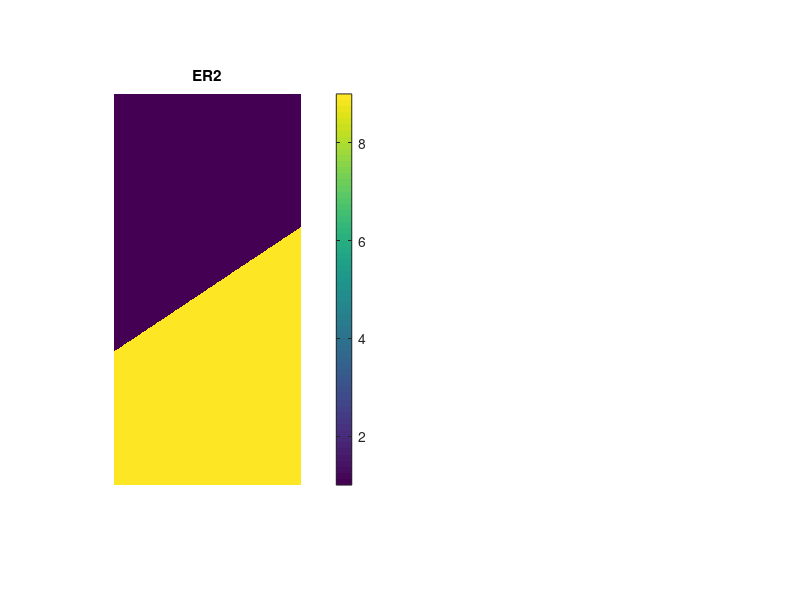

Here is the MATLAB script that generated this plot: (Note: this script raises an error after producing the figure.)
% Chapter8_sawtooth.m

% INITIALIZE MATLAB
close all;
clc;
clear all;

% UNITS
degrees     = pi/180;
meters      = 1;
centimeters = 1e-2 * meters;
millimeters = 1e-3 * meters;
micrometers = 1e-6 * meters;
nanometers  = 1e-9 * meters;
inches      = 2.54 * centimeters;
feet        = 12 * inches;
seconds     = 1;
hertz       = 1/seconds;
kilohertz   = 1e3 * hertz;
megahertz   = 1e6 * hertz;
gigahertz   = 1e9 * hertz;
terahertz   = 1e12 * hertz;
petahertz   = 1e15 * hertz;

% CONSTANTS
e0 = 8.85418782e-12 * 1/meters;
u0 = 1.25663706e-6 * 1/meters;
N0 = sqrt(u0/e0);
c0 = 299792458 * meters/seconds;

%%%%%%%%%%%%%%%%%%%%%%%%%%%%%%%%%%%%%%%%%%%%%%%%%%%%%%%%%
%% DASHBOARD
%%%%%%%%%%%%%%%%%%%%%%%%%%%%%%%%%%%%%%%%%%%%%%%%%%%%%%%%%

% DEFINE PLANE WAVE SOURCE PARAMETERS
f0    = 30.0 * gigahertz;
theta = 30*degrees;
lam0  = c0/f0;
k0    = 2*pi/lam0;
MODE  = 'E';

% DEFINE DIFFRACTION GRATING PARAMETERS
L   = 1.5 * centimeters;
d   = 1.0 * centimeters;
er1 = 1.0;
er2 = 9.0;

% DEFINE FDFD PARAMETERS
NRES   = 100;
SPACER = lam0*[1 1];
NPML   = [20 20];
ermax  = max([er1 er2]);
nmax   = sqrt(ermax);

%%%%%%%%%%%%%%%%%%%%%%%%%%%%%%%%%%%%%%%%%%%%%%%%%%%%%%%%%
%% CALCULATE OPTIMIZED GRID
%%%%%%%%%%%%%%%%%%%%%%%%%%%%%%%%%%%%%%%%%%%%%%%%%%%%%%%%%

% GRID RESOLUTION
dx = lam0/nmax/NRES;
dy = lam0/nmax/NRES;

% SNAP GRID TO CRITICAL DIMENSIONS
nx = ceil(L/dx);
dx = L/nx;

ny = ceil(d/dy);
dy = d/ny;

% GRID SIZE
Sx = L;
Nx = ceil(Sx/dx);
Sx = Nx*dx;

Sy = SPACER(1) + d + SPACER(2);
Ny = NPML(1) + ceil(Sy/dy) + NPML(1);
Sy = Ny*dy;

% 2X GRID
Nx2 = 2*Nx;             dx2 = dx/2;
Ny2 = 2*Ny;             dy2 = dy/2;

% CALCULATE AXIS VECTORS
xa = [1:Nx]*dx;
ya = [1:Ny]*dy;
[Y,X] = meshgrid(ya,xa);
xa2 = [1:Nx2]*dx2;
ya2 = [1:Ny2]*dy2;

%%%%%%%%%%%%%%%%%%%%%%%%%%%%%%%%%%%%%%%%%%%%%%%%%%%%%%%%%
%% BUILD DIFFRACTION GRATING
%%%%%%%%%%%%%%%%%%%%%%%%%%%%%%%%%%%%%%%%%%%%%%%%%%%%%%%%%

% INITIALIZE TO AIR
ER2 = er1*ones(Nx2,Ny2);
UR2 = ones(Nx2,Ny2);
 
% BUILD SAWTOOTH
ny1 = 2*NPML(1) + round(SPACER(1)/dy2) + 1;
ny2 = ny1 + round(d/dy2) - 1;
for ny = ny1 : ny2
    f = (ny - ny1 + 1)/(ny2 - ny1 + 1);
    nx = round(f*L/dx2);
    ER2(Nx2-nx+1:Nx2,ny) = er2;
end
 
% ADD SUBSTRATE
ER2(:,ny2+1:Ny2) = er2;
 
% SHOW DIFFRACTION GRATING
subplot(121);
imagesc(xa2,ya2,ER2.');
axis equal tight off;
colorbar;
title('ER2');

% INCORPORATE PML
[ERxx,ERyy,ERzz,URxx,URyy,URzz] ...
                    = addupml2d(ER2,UR2,[0 0 NPML]);

% DIAGONALIZE MATERIAL TENSORS
ERxx = diag(sparse(ERxx(:)));
ERyy = diag(sparse(ERyy(:)));
ERzz = diag(sparse(ERzz(:)));
URxx = diag(sparse(URxx(:)));
URyy = diag(sparse(URyy(:)));
URzz = diag(sparse(URzz(:)));

%%%%%%%%%%%%%%%%%%%%%%%%%%%%%%%%%%%%%%%%%%%%%%%%%%%%%%%%%
%% PERFORM FDFD ANALYSIS
%%%%%%%%%%%%%%%%%%%%%%%%%%%%%%%%%%%%%%%%%%%%%%%%%%%%%%%%%

% INCIDENT WAVE VECTOR
nsrc  = sqrt(UR2(1,1)*ER2(1,1));
kxinc = k0*nsrc*sin(theta);
kyinc = k0*nsrc*cos(theta);
kinc  = [ kxinc ; kyinc ];

% BUILD DERIVATIVE MATRICES
NS  = [Nx Ny];
RES = [dx dy];
BC  = [1 0];
[DEX,DEY,DHX,DHY] = yeeder2d(NS,k0*RES,BC,kinc/k0);
        
% BUILD WAVE MATRIX
if MODE == 'E'
    A = DHX/URyy*DEX + DHY/URxx*DEY + ERzz;
else
    A = DEX/ERyy*DHX + DEY/ERxx*DHY + URzz;
end

% CALCULATE SOURCE FIELD
fsrc  = exp(-1i*(kxinc*X + kyinc*Y));

% CALCULATE SCATTERED-FIELD MASKING MATRIX
ny = NPML(1) + 2;
Q  = zeros(Nx,Ny);
Q(:,1:ny) = 1;
Q  = diag(sparse(Q(:)));

% CALCULATE SOURCE VECTOR
b = (Q*A - A*Q)*fsrc(:);

% SOLVE FOR FIELD
f = A\b;
f = reshape(f,Nx,Ny);

% SHOW FIELD
subplot(122);
pcolor(xa,ya,real(f).');
shading interp;
axis equal tight;
set(gca,'YDir','reverse');
caxis([-1 1]);
colorbar;

%%%%%%%%%%%%%%%%%%%%%%%%%%%%%%%%%%%%%%%%%%%%%%%%%%%%%%%%%
%% ANALYZE REFLECTION AND TRANSMISSION
%%%%%%%%%%%%%%%%%%%%%%%%%%%%%%%%%%%%%%%%%%%%%%%%%%%%%%%%%

% EXTRACT MATERIAL PROPERTIES IN EXTERNAL REGIONS
urref = UR2(1,1);
urtrn = UR2(1,Ny2);
erref = ER2(1,1);
ertrn = ER2(1,Ny2);
nref  = sqrt(urref*erref);
ntrn  = sqrt(urtrn*ertrn);

% CALCULATE WAVE VECTOR COMPONENTS
m     = [-floor(Nx/2):+floor((Nx-1)/2)].';
kx    = kxinc - m*2*pi/Sx;
kyref = sqrt((k0*nref)^2 - kx.^2);
kytrn = sqrt((k0*ntrn)^2 - kx.^2);

% EXTRACT REFELECTED AND TRANSMITTED WAVES
fref = f(:,NPML(1)+1)./fsrc(:,1);
ftrn = f(:,Ny-NPML(2))./fsrc(:,1);

% CALCULATE AMPLITUDES OF SPATIAL HARMONICS
aref = fftshift(fft(fref))/Nx;
atrn = fftshift(fft(ftrn))/Nx;

% CALCULATE DIFFRACTION EFFICENCIES
RDE = abs(aref).^2.*real(kyref/kyinc);
if MODE == 'E'
    TDE = abs(atrn).^2.*real(urref/urtrn*kytrn/kyinc);
else
    TDE = abs(atrn).^2.*real(erref/ertrn*kytrn/kyinc);
end

% CALCULATE OVERALL REFLECTANCE & TRANSMITTANCE
REF = sum(RDE(:))
TRN = sum(TDE(:))
CON = REF + TRN

% SHOW RESULTS
ind = find((RDE(:)+TDE(:))>1e-4);
[ m(ind) 100*RDE(ind) 100*TDE(ind) ]